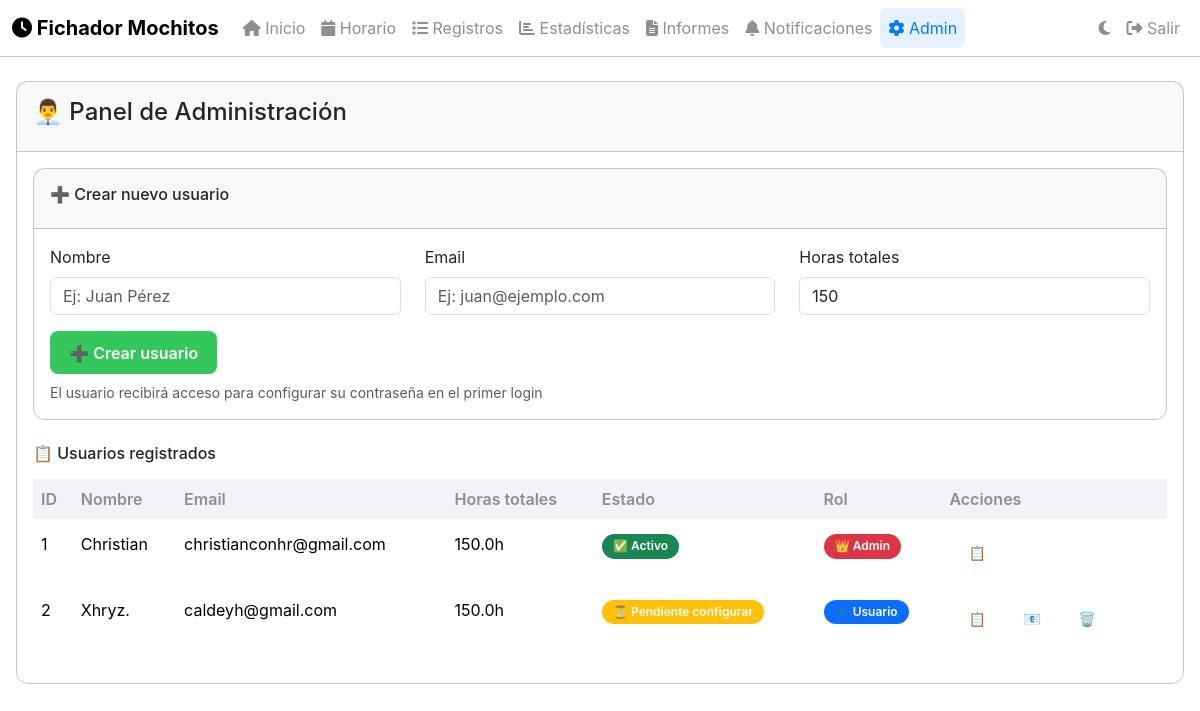
The page /admin (signed in) on the database its author committed.
### app.py (models this page shows)
class User(UserMixin, db.Model):
    id = db.Column(db.Integer, primary_key=True)
    email = db.Column(db.String(100), unique=True, nullable=False)
    password = db.Column(db.String(100), nullable=True)
    name = db.Column(db.String(100), nullable=False)
    is_admin = db.Column(db.Boolean, default=False)
    is_first_login = db.Column(db.Boolean, default=True)
    total_hours_required = db.Column(db.Float, default=150.0)
    schedules = db.relationship('Schedule', backref='user', lazy=True)
    time_records = db.relationship('TimeRecord', backref='user', lazy=True)

### app.py (the view)
@app.route('/admin')
@login_required
def admin():
    if not current_user.is_admin:
        flash('No tienes permisos de administrador', 'error')
        return redirect(url_for('dashboard'))
    users = User.query.all()
    return render_template('admin.html', users=users)

### app.py (called while the page is built)
@login_manager.user_loader
def load_user(user_id):
    return User.query.get(int(user_id))

@app.context_processor
def inject_now():
    return {'now': datetime.now()}

### templates/admin.html (shortened to what this page needs)
{% extends "base.html" %}
{% block content %}
<div class="row">
    <div class="col-12 mb-4">
        <div class="card">
            <div class="card-header">
                <h4>👨‍💼 Panel de Administración</h4>
            </div>
            <div class="card-body">
                <div class="card mb-4">
                    <div class="card-header">
                        <h6>➕ Crear nuevo usuario</h6>
                    </div>
                    <div class="card-body">
                        <form method="POST" action="{{ url_for('admin_create_user') }}">
                            <div class="row">
                                <div class="col-md-4 mb-3">
                                    <label class="form-label">Nombre</label>
                                    <input type="text" class="form-control" name="name"
                                           placeholder="Ej: Juan Pérez" required>
                                </div>
                                <div class="col-md-4 mb-3">
                                    <label class="form-label">Email</label>
                                    <input type="email" class="form-control" name="email"
                                           placeholder="Ej: juan@ejemplo.com" required>
                                </div>
                                <div class="col-md-4 mb-3">
                                    <label class="form-label">Horas totales</label>
                                    <input type="number" step="0.5" class="form-control"
                                           name="total_hours" value="150" required>
                                </div>
                            </div>
                            <button type="submit" class="btn btn-success">
                                ➕ Crear usuario
                            </button>
                            <small class="text-muted d-block mt-2">
                                El usuario recibirá acceso para configurar su contraseña en el primer login
                            </small>
                        </form>
                    </div>
                </div>
                <h6 class="mb-3">📋 Usuarios registrados</h6>
                <div class="table-responsive">
                    <table class="table table-hover">
                        <thead>
                        <tr>
                            <th>ID</th>
                            <th>Nombre</th>
                            <th>Email</th>
                            <th>Horas totales</th>
                            <th>Estado</th>
                            <th>Rol</th>
                            <th>Acciones</th>
                        </tr>
                        </thead>
                        <tbody>
                        {% for user in users %}
                        <tr>
                            <td>{{ user.id }}</td>
                            <td>{{ user.name }}</td>
                            <td>{{ user.email }}</td>
                            <td>{{ "%.1f"|format(user.total_hours_required) }}h</td>
                            <td>
                                {% if user.is_first_login %}
                                <span class="badge bg-warning">⏳ Pendiente configurar</span>
                                {% else %}
                                <span class="badge bg-success">✅ Activo</span>
                                {% endif %}
                            </td>
                            <td>
                                {% if user.is_admin %}
                                <span class="badge bg-danger">👑 Admin</span>
                                {% else %}
                                <span class="badge bg-primary">👤 Usuario</span>
                                {% endif %}
                            </td>
                            <td>
                                <div class="btn-group" role="group">
                                    <a href="{{ url_for('admin_user_records', user_id=user.id) }}"
                                       class="btn btn-sm btn-outline-primary" title="Ver fichajes">
                                        📋
                                    </a>
                                    {% if user.is_first_login and not user.password %}
                                    <a href="{{ url_for('admin_resend_email', user_id=user.id) }}"
                                       class="btn btn-sm btn-outline-info" title="Reenviar email de configuración">
                                        📧
                                    </a>
                                    {% endif %}
                                    {% if user.id != current_user.id %}
                                    <a href="{{ url_for('admin_delete_user', user_id=user.id) }}"
                                       class="btn btn-sm btn-outline-danger"
                                       onclick="return confirm('¿Eliminar a {{ user.name }}?\n\nSe eliminarán todos sus fichajes y horarios.')"
                                       title="Eliminar usuario">
                                        🗑️
                                    </a>
                                    {% endif %}
                                </div>
                            </td>
                        </tr>
                        {% endfor %}
                        </tbody>
                    </table>
                </div>
            </div>
        </div>
    </div>
</div>
{% endblock %}

### rows shown on the page
User: id "1", name "Christian", email "christianconhr@gmail.com", total_hours_required "150.0", is_first_login "✅ Activo", is_admin "👑 Admin"
User: id "2", name "Xhryz.", email "caldeyh@gmail.com", total_hours_required "150.0", is_first_login "⏳ Pendiente configurar", is_admin "👤 Usuario"
